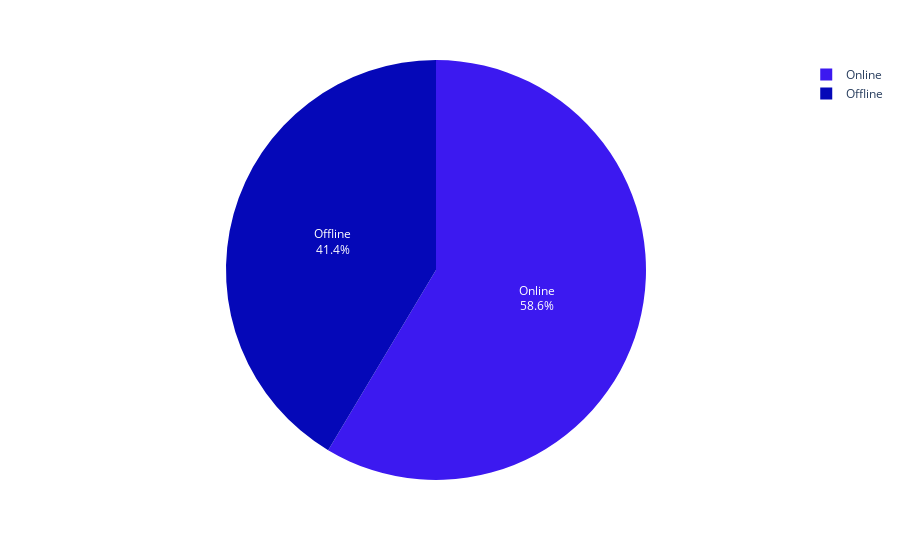

The notebook cell this image was saved under:
### Code cell
fig=px.pie(india_china,values='Total profit',names='Sales_Channel',color='Item_Type',color_discrete_sequence=px.colors.sequential.Plotly3)
fig.update_traces(textposition='inside',textinfo='percent+label')
fig.show()

### Figure 1 — Plotly figure (JSON) as saved in the notebook; plotly's stock layout.template omitted (floating-point values rounded to 4 significant figures)
{"data": [{"customdata": [["Cosmetics"], ["Snacks"], ["Office Supplies"], ["Office Supplies"], ["Baby Food"], ["Personal Care"], ["Personal Care"], ["Household"], ["Clothes"], ["Meat"], ["Fruits"], ["Household"], ["Personal Care"], ["Cereal"], ["Snacks"], ["Personal Care"], ["Meat"], ["Office Supplies"], ["Household"], ["Fruits"], ["Beverages"], ["Household"], ["Beverages"], ["Fruits"], ["Cereal"], ["Clothes"], ["Baby Food"], ["Baby Food"], ["Beverages"], ["Personal Care"], ["Personal Care"], ["Meat"], ["Snacks"], ["Office Supplies"], ["Baby Food"], ["Fruits"], ["Snacks"], ["Cosmetics"], ["Meat"], ["Household"], ["Beverages"], ["Meat"], ["Cereal"], ["Snacks"], ["Fruits"], ["Baby Food"], ["Fruits"], ["Baby Food"], ["Office Supplies"], ["Cosmetics"], ["Cereal"], ["Clothes"]], "domain": {"x": [0, 1], "y": [0, 1]}, "hovertemplate": "Sales_Channel=%{label}<br>Total profit=%{value}<br>Item_Type=%{customdata[0]}<extra></extra>", "labels": ["Offline", "Offline", "Online", "Online", "Offline", "Online", "Offline", "Online", "Offline", "Online", "Online", "Online", "Online", "Online", "Online", "Offline", "Online", "Online", "Online", "Offline", "Online", "Offline", "Offline", "Offline", "Online", "Online", "Offline", "Online", "Online", "Offline", "Online", "Online", "Offline", "Offline", "Offline", "Offline", "Offline", "Online", "Online", "Online", "Online", "Online", "Online", "Online", "Online", "Online", "Online", "Online", "Offline", "Offline", "Offline", "Online"], "legendgroup": "", "marker": {"colors": ["#0508b8", "#1910d8", "#3c19f0", "#3c19f0", "#6b1cfb", "#981cfd", "#981cfd", "#bf1cfd", "#dd2bfd", "#f246fe", "#fc67fd", "#bf1cfd", "#981cfd", "#fe88fc", "#1910d8", "#981cfd", "#f246fe", "#3c19f0", "#bf1cfd", "#fc67fd", "#fea5fd", "#bf1cfd", "#fea5fd", "#fc67fd", "#fe88fc", "#dd2bfd", "#6b1cfb", "#6b1cfb", "#fea5fd", "#981cfd", "#981cfd", "#f246fe", "#1910d8", "#3c19f0", "#6b1cfb", "#fc67fd", "#1910d8", "#0508b8", "#f246fe", "#bf1cfd", "#fea5fd", "#f246fe", "#fe88fc", "#1910d8", "#fc67fd", "#6b1cfb", "#fc67fd", "#6b1cfb", "#3c19f0", "#0508b8", "#fe88fc", "#dd2bfd"]}, "name": "", "showlegend": true, "textinfo": "percent+label", "textposition": "inside", "type": "pie", "values": [1350000.0, 409200.0, 989200.0, 864055, 652000.0, 215300.0, 83200.0, 1605000.0, 420444, 14190.0, 4998.0, 828800.0, 40400.0, 159600.0, 236100.0, 169900.0, 151300.0, 436200.0, 369900.0, 8796.0, 123400.0, 323800.0, 45400.0, 4299.0, 444000.0, 649900.0, 752800.0, 526500.0, 24870.0, 49820.0, 75460.0, 201200.0, 77420.0, 744000.0, 663300.0, 6999.0, 421200.0, 1035000.0, 274800.0, 1538000.0, 61700.0, 3375.0, 104000.0, 266700.0, 23670.0, 733400.0, 10130.0, 674700.0, 1211000.0, 1101000.0, 687200.0, 301300.0]}], "layout": {"legend": {"tracegroupgap": 0}, "margin": {"t": 60}, "piecolorway": ["#0508b8", "#1910d8", "#3c19f0", "#6b1cfb", "#981cfd", "#bf1cfd", "#dd2bfd", "#f246fe", "#fc67fd", "#fe88fc", "#fea5fd", "#febefe", "#fec3fe"]}}
